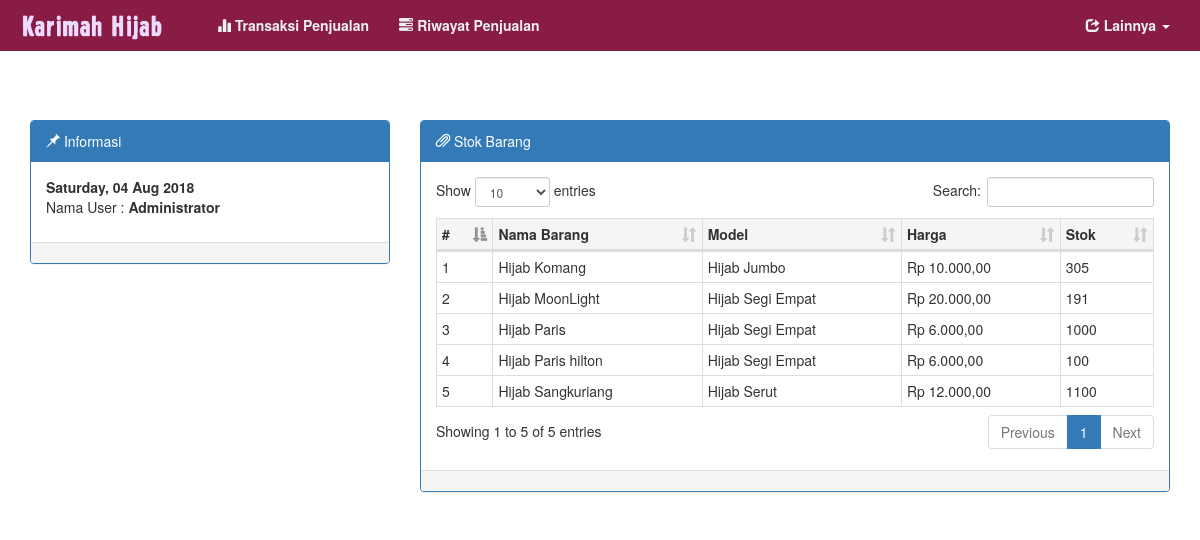
The page /kasir/index.php (signed in) on the database its author committed.
### tables this page shows
CREATE TABLE IF NOT EXISTS `barang` (
`kd_barang` int(100) NOT NULL,
  `nama_barang` varchar(100) NOT NULL,
  `model` varchar(100) NOT NULL,
  `id_supplier` int(11) NOT NULL,
  `harga_beli` int(100) NOT NULL,
  `harga_jual` int(100) NOT NULL
);

### assets/fungsi_rupiah.php (called while the page is built, shortened)
<?php
function Rp($angka){
    $tara = "Rp " . number_format($angka,2,',','.');
return $tara;
}
?>

### kasir/index.php (the view, shortened to what this page needs)
<?php
include 'nav_kasir/header.php';
include '../koneksi.php';
include '../assets/fungsi_rupiah.php';
$query = "SELECT
          b.kd_barang,
          b.model,
          b.nama_barang,
          b.harga_beli,
          b.harga_jual,
          s.nama_supplier,
          (SELECT IF(SUM(dp.jumlah) IS NULL,0,SUM(dp.jumlah)) FROM det_pembelian dp  WHERE dp.kd_barang = b.kd_barang) as jml,
          ((SELECT IF(SUM(dp.jumlah) IS NULL,0,SUM(dp.jumlah)) FROM det_pembelian dp  WHERE dp.kd_barang = b.kd_barang) - (SELECT (IF(SUM(dp2.jumlah) IS NULL,0,SUM(dp2.jumlah)))
          FROM det_penjualan dp2 WHERE dp2.kd_barang = b.kd_barang)) as stok
          FROM `barang` b
          LEFT JOIN supplier s ON b.id_supplier=s.id_supplier
          GROUP BY b.kd_barang ORDER BY `nama_barang` ASC";
$result = mysqli_query($koneksi, $query);
?>
<link rel="stylesheet" href="../css/dataTables.bootstrap.min.css">
<div class="container">
           <div class="row "style="padding-top:40px;">
                <div class="col-md-4 col-sm-4 col-xs-6">
                        <div class="panel panel-primary">
                            <div class="panel-heading">
                             <span class="glyphicon glyphicon-pushpin"></span> Informasi
                            </div>
                            <div class="panel-body">
                              <strong><?php
                              $tgl=date('l, d M Y');
                              echo $tgl;
                              ?></strong>
                                <p>
                                   Nama User : <strong><?php echo $nama;?></strong>
                                </p>
                            </div>
                            <div class="panel-footer">
                            </div>
                        </div>
                    </div>
                <div class="col-md-8 col-sm-4 col-xs-6">
                        <div class="panel panel-primary">
                          <div class="panel-heading">
                             <span class="glyphicon glyphicon-paperclip"></span> Stok Barang
                           </div>
                          <div class="panel-body">
                            <table class="table table-condensed table-bordered" id="mydata">
                                  <thead>
                                  <tr class="active">
                                         <th>#</th>
                                         <th>Nama Barang</th>
                                         <th>Model</th>
                                         <th>Harga</th>
                                         <th>Stok</th>
                                     </tr>
                                      </thead>
                                  <?php
                                   $no = 1;
                                   while($row = mysqli_fetch_array($result))
                                     {
                                       echo '
                                        <tr>
                                           <td>'.$no++.'</td>
                                             <td>'.$row["nama_barang"].'</td>
                                             <td>'.$row["model"].'</td>
                                             <td>'.Rp($row["harga_jual"]).'</td>
                                             <td>'.$row["stok"].'</td>
                                        </tr>
                                     ';
                                    }
                                  ?>
                              </table>
                            </div>
                <div class="panel-footer">
                </div>
            </div>
        </div>
      </div>
    </div>
<?php include 'nav_kasir/footer.php'; ?>

### kasir/nav_kasir/header.php (style rules this page uses)
body { margin-top: 80px; margin-bottom: 100px; }

### rows shown on the page
barang: nama_barang "Hijab Komang", model "Hijab Jumbo", harga_jual "Rp 10.000,00", stok "305"
barang: nama_barang "Hijab MoonLight", model "Hijab Segi Empat", harga_jual "Rp 20.000,00", stok "191"
barang: nama_barang "Hijab Paris", model "Hijab Segi Empat", harga_jual "Rp 6.000,00", stok "1000"
barang: nama_barang "Hijab Paris hilton", model "Hijab Segi Empat", harga_jual "Rp 6.000,00", stok "100"
barang: nama_barang "Hijab Sangkuriang", model "Hijab Serut", harga_jual "Rp 12.000,00", stok "1100"

### other values the page prints
$nama "Administrator"
